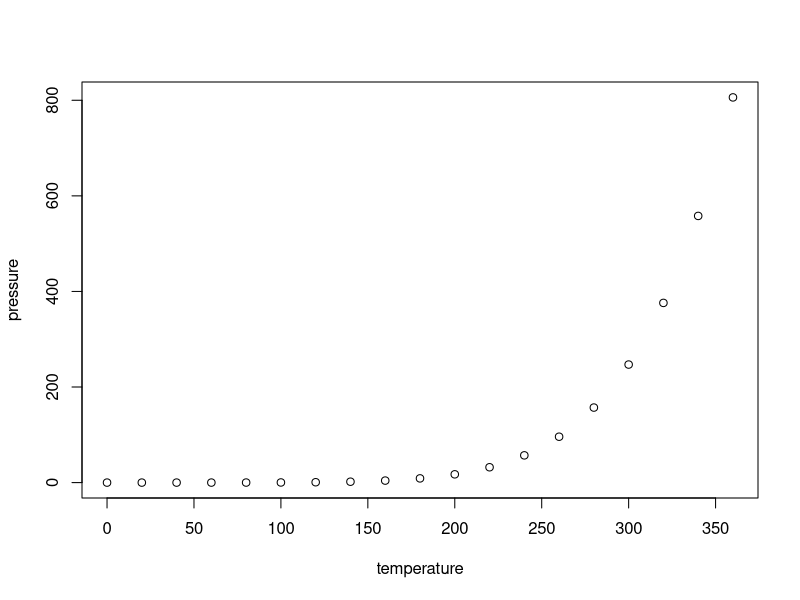
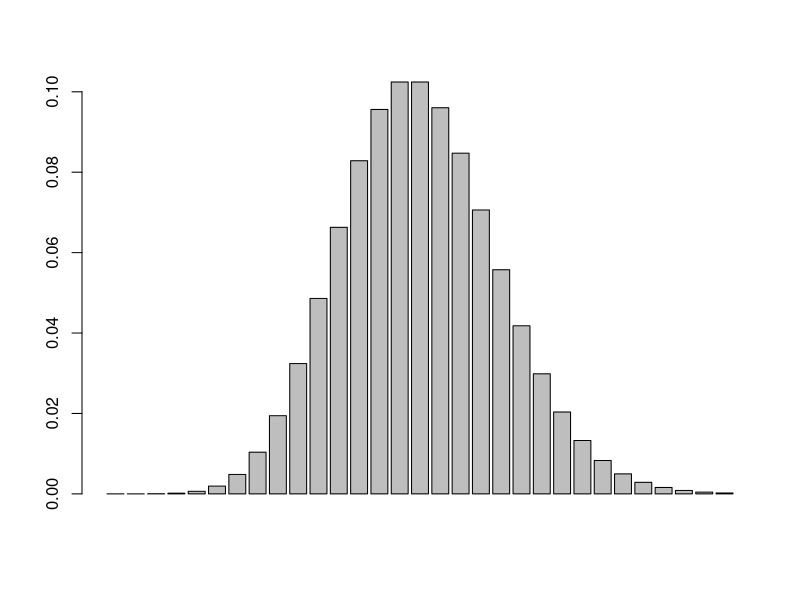
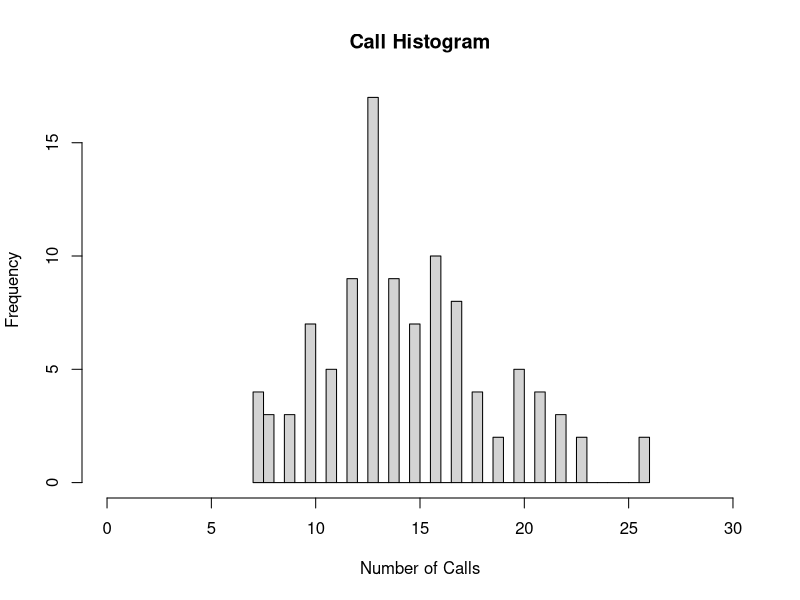

The R source for these figures, in order:
## ---- chunk 1
knitr::opts_chunk$set(echo = TRUE)
## ---- chunk 2
summary(cars)
## ---- chunk 3
plot(pressure)
## ---- chunk 4

###What is the probability that she will hear more than 8 calls during any given session?

?dpois

### I will use the poisson distribution because I am assuming that each titi call is independent of one another.

x<-8

###I want to find the probability of x.  I am unsure if I should use 8 or 9. 

l<-15

### l is our parameter. It is a mean of 15. 

1-ppois(q=x,lambda=l)

### Rather than count from 9 to infinity, I am going to rely on the fact that we can use the compliment by subtracting by one. 
## ---- chunk 5
###What is the probability that she will hear no calls in a session?

dpois(0,15)

###This function will give me the probability of zero calls. 

###I know I am supposed to use 15, but I am not sure why it matters to include it.
## ---- chunk 6
###What is the probability that she will hear exactly 3 calls in a session?

dpois(3,15)

###It would make sense if we did the same thing with zero calls, but replaced the zero with 3. 
## ---- chunk 7
###Plot the relevant Poisson mass function over the values in range 0 ≤ x ≤ 30.

x<-0:30

###X is the range which we are considering. 

l=15

###l is the parameter.

barplot(dpois(x,l))

###I want to create a bar plot that considers both X and l.

## ---- chunk 8
###Simulate 104 results from this distribution (i.e., 2 years of Saturday monitoring sessions).

rpois(104,15)

###I want this function to work kind of like a random number generation.  I will use rpois because I know it takes into account random numbers from a poisson distribution.

###Will the results be different every time I run the chunk?
## ---- chunk 9
###Plot the simulated results using hist() and use xlim() to set the horizontal limits to be from 0 to 30. How does your histogram compare to the shape of the probability mass function you plotted above?

y<-rpois(104,15)

###I want to give the distribution above a name so that I can put it into a graph. 

hist(y,xlim=c(0,30),xlab="Number of Calls",main="Call Histogram",breaks=30)

###I think that this graph would more closely resemble a bell curve if it was ideal.  But, I can still see evidence of the bell curve. 
